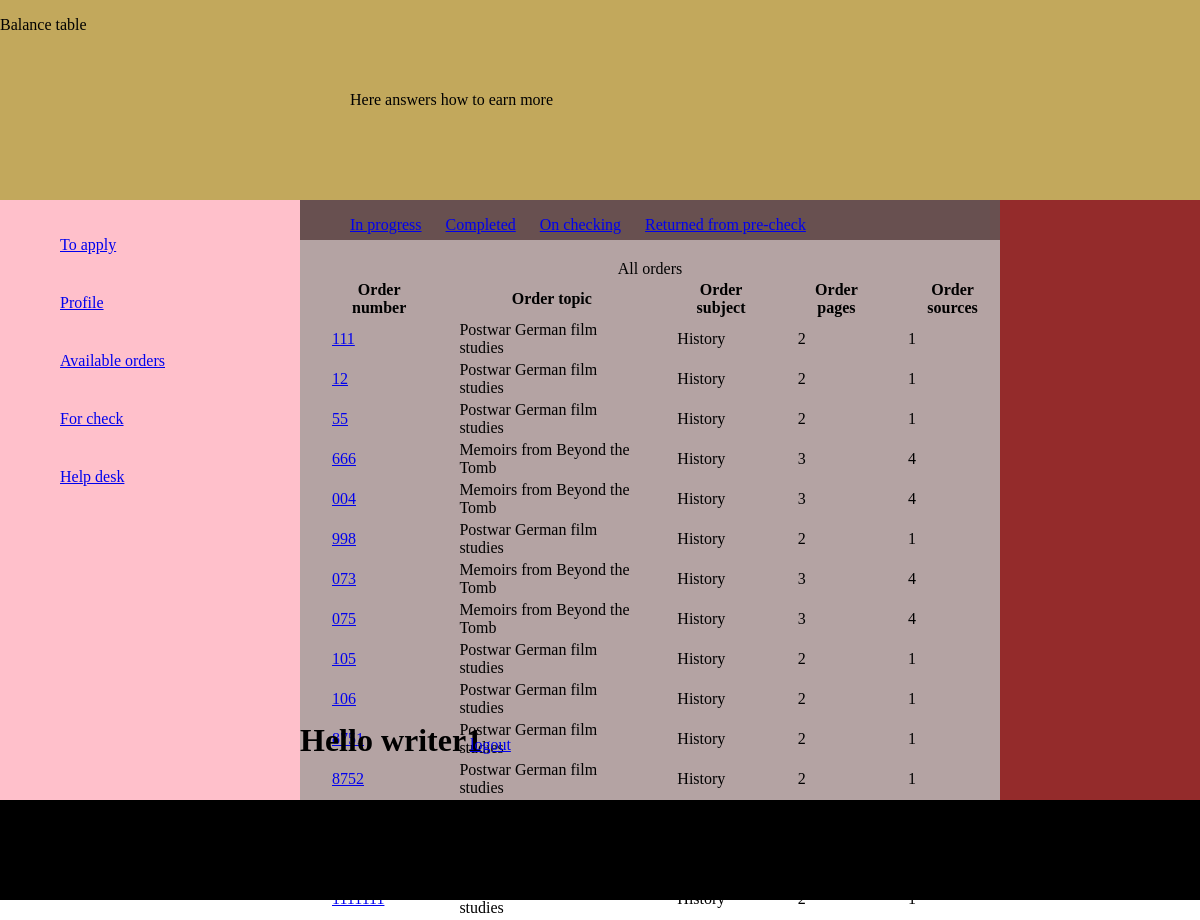
The page /completed_orders/ (signed in) on the database its author committed.
### app1/models.py (models this page shows, shortened)
class Order_model(models.Model):
	number = models.CharField(max_length=300)
	account = models.CharField(max_length=300, blank=True)
	files = models.CharField(max_length=300, blank=True)
	subject = models.CharField(max_length=300, blank=True)
	topic = models.CharField(max_length=300, blank=True)
	client_deadline = models.CharField(max_length=300, blank=True, null=True)
	price = models.DecimalField(max_digits=8, decimal_places=2, blank=True, null=True)
	number_of_pages = models.IntegerField(blank=True, null=True)
	spaced = models.CharField(max_length=300, blank=True)
	format = models.CharField(max_length=300, blank=True)
	number_of_sources = models.IntegerField(blank=True, null=True)
	abstract = models.BooleanField(blank=True, default=False)
	slieds = models.CharField(max_length=300, blank=True)
	questions = models.CharField(max_length=300, blank=True)
	problems = models.CharField(max_length=300, blank=True)
	paper_type = models.CharField(max_length=300, blank=True)
	assign_date = models.CharField(max_length=300, blank=True, null=True)
	details = models.CharField(max_length=300, blank=True)
	real_time_deadline = models.TimeField(blank=True, null=True)
	status = models.CharField(max_length=300, blank=True, default='available')
	writer_deadline = models.CharField(max_length=300, blank=True, null=True)
	writer_time = models.TimeField(blank=True, null=True)
	writer_number = models.CharField(max_length=300, blank=True)
	words_min = models.IntegerField(blank=True, null=True)
	writer = models.ForeignKey(User, null=True)
	writer_name = models.CharField(max_length=300, null=True)
	writer_email = models.EmailField(max_length=300, blank=True)
	send_date = models.CharField(max_length=300, blank=True, null=True)
	payment = models.DecimalField(max_digits=8, decimal_places=2, blank=True, null=True)
	payment_date = models.CharField(max_length=300, blank=True, null=True)
	client_num_of_order = models.CharField(max_length=300, blank=True)
	controller = models.ForeignKey(UserProfile, null=True)
	times_returned_for_revision = models.IntegerField(default=0)
	def get_absolut_url(self):
		return 'http://127.0.0.1:8000/' + self.number
	class Meta:
		verbose_name = 'Order'
		verbose_name_plural = 'Orders'

### app1/views.py (the view)
# urls.py: url(r'^completed_orders/$', views.completed_orders),
def completed_orders(request):
	user = request.user
	user_model = User.objects.get(email=user.email)
	orders = user_model.order_model_set.filter(status='done')
	if request.method == 'GET':
		return render(request, 'personal.html', {'orders':orders, 'user':user})

### app1/templates/personal.html (shortened to what this page needs)
<html>
<head>
</head>
<body>
	<header>
		<div class='header_container'>
			<div id='balance_table'>
				<p>Balance table</p>
			</div>
			<div id='how_to_earn_more'>
				<p>Here answers how to earn more</p>
			</div>
			<div id= 'rating_tarif_table'>
				<a href='http://127.0.0.1:8000/logout/'>logout</a>
			</div>
			<div id='skills_salary'>
			</div>
		</div>
	</header>
	<main>
		<div class='main_container'>
			<div id='my_orders'>
				<ul class='side_menu'>
					<li><a href="http://127.0.0.1:8000/to_apply_order_list/">To apply</a></li>
					<li><a href="http://127.0.0.1:8000/personal/">Profile</a></li>
					<li><a href="http://127.0.0.1:8000/available_orders/">Available orders</a></li>
					<li><a href="http://127.0.0.1:8000/for_check/">For check</a></li>
					<li><a href="#">Help desk</a></li>
				</ul>
			</div>
			<div id='main_part'>
				<div class='dif_orders'>
					<ul class='order_status'>
						<li><a href="http://127.0.0.1:8000/in_progress_orders/">In progress</a></li>
						<li><a href="http://127.0.0.1:8000/completed_orders/">Completed</a></li>
						<li><a href="http://127.0.0.1:8000/my_orders_on_checking/">On checking</a></li>
						<li><a href="http://127.0.0.1:8000/returned_from_precheck_list/">Returned from pre-check</a></li>
					</ul>
				</div>
				<table class='order_table'>
					{% if orders %}
					<caption>All orders</caption>
					<thead>
						<tr>
						<th>Order number</th>
						<th>Order topic</th>
						<th>Order subject</th>
						<th>Order pages</th>
						<th>Order sources</th>
						</tr>
					</thead>
					<tbody>
						{% for order in orders %}
						<tr>
							<td><a href="{{order.get_absolut_url}}">{{order.number}}</a></td>
							<td>{{order.topic}}</td>
							<td>{{order.subject}}</td>
							<td>{{order.number_of_pages}}</td>
							<td>{{order.number_of_sources}}</td>
						</tr>
						{% endfor %}
					</tbody>
					{% endif %}
				</table>
			<h1 id='hello'>Hello {{user.username}}</h1>
			<p id= 'logout'><a href='http://127.0.0.1:8000/logout/'>logout</a></p>
			</div>
			<div id='shedule'>
			</div>
		</div>
	</main>
	<footer>
		<div class= 'footer_container'>
			<p>footer@ all rights reserver</p>
		</div>
	</footer>
</body>
</html>

### app1/templates/personal.html (style rules this page uses)
.header_container { margin-top: -18px; }
#balance_table { position: absolute; top: 0; left: 0; width: 380px; height: 200px; background-color: #C2A85C; }
#how_to_earn_more { position: absolute; top: 0; left: 300; width: 380px; height: 200px; background-color: #C2A85C; }
#how_to_earn_more p { padding-top: 75px; padding-left: 50px; }
#skills_salary { position: absolute; top: 0; left: 600; width: 380px; height: 200px; background-color: #C2A85C; }
#rating_tarif_table { position: absolute; top: 0; left: 900; width: 380px; height: 200px; background-color: #C2A85C; }
#my_orders { position: absolute; top: 200px; left: 0px; height: 600px; width: 380px; background-color: pink; }
.side_menu li { width: 200px; list-style: none; text-align: left; margin-top: 0px; margin-bottom: 0px; padding-top: 20px; padding-bottom: 20px; padding-left: 20px; }
.side_menu a { width: 100%; height: 100%; }
#main_part { position: absolute; top: 200px; left: 300px; height: 600px; width: 700px; background-color: #B4A3A3; }
#shedule { position: absolute; top: 200px; left: 1000px; height: 600px; width: 300px; background-color: #942B2B; }
.order_table th { padding-left: 30px; }
.order_table td { padding-left: 30px; }
.order_table { position: absolute; top: 60px; }
.dif_orders { position: absolute; top: 0px; height: 40px; left: 0px; right: 0px; background-color: #685050; }
.order_status { list-style: none; height: 100%; }
.order_status li { display: inline; width: 120px; list-style: none; text-align: left; margin-top: 0px; margin-bottom: 0px; padding-top: 5px; padding-bottom: 5px; padding-left: 10px; padding-right: 10px; }
.order_status a { width: 100%; height: 100%; }
#hello { position: absolute; bottom: 20px; }
#logout { position: absolute; bottom: 30px; left: 170px; }
.footer_container { position: absolute; top: 800px; left: 0px; width: 100%; background-color: black; height: 100px; }

### rows shown on the page
Order_model: number "111", topic "Postwar German film studies", subject "History", number_of_pages "2", number_of_sources "1"
Order_model: number "12", topic "Postwar German film studies", subject "History", number_of_pages "2", number_of_sources "1"
Order_model: number "55", topic "Postwar German film studies", subject "History", number_of_pages "2", number_of_sources "1"
Order_model: number "666", topic "Memoirs from Beyond the Tomb", subject "History", number_of_pages "3", number_of_sources "4"
Order_model: number "004", topic "Memoirs from Beyond the Tomb", subject "History", number_of_pages "3", number_of_sources "4"
Order_model: number "998", topic "Postwar German film studies", subject "History", number_of_pages "2", number_of_sources "1"
Order_model: number "073", topic "Memoirs from Beyond the Tomb", subject "History", number_of_pages "3", number_of_sources "4"
Order_model: number "075", topic "Memoirs from Beyond the Tomb", subject "History", number_of_pages "3", number_of_sources "4"
Order_model: number "105", topic "Postwar German film studies", subject "History", number_of_pages "2", number_of_sources "1"
Order_model: number "106", topic "Postwar German film studies", subject "History", number_of_pages "2", number_of_sources "1"
Order_model: number "8751", topic "Postwar German film studies", subject "History", number_of_pages "2", number_of_sources "1"
Order_model: number "8752", topic "Postwar German film studies", subject "History", number_of_pages "2", number_of_sources "1"

### other values the page prints
{{ user.username }} "writer1"
